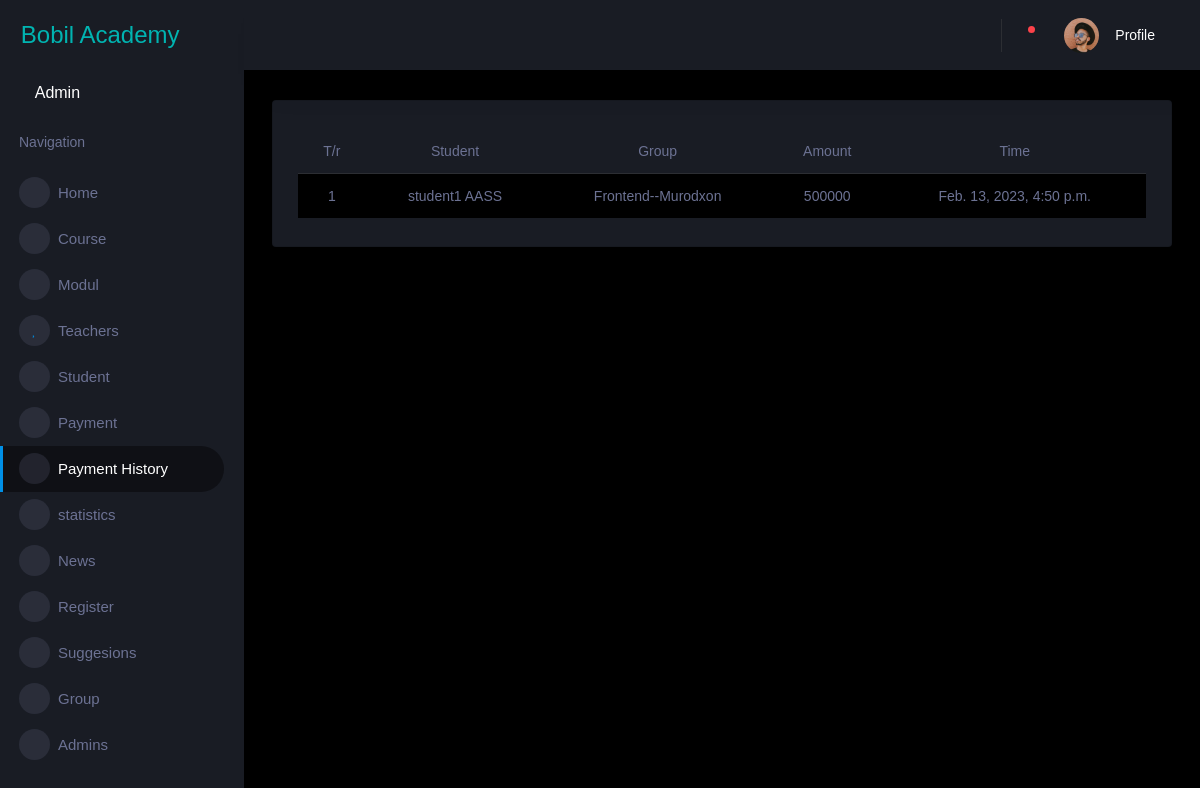
The page /dashboard/payment_history/ (signed in) on the database its author committed.
### teaching/models.py (models this page shows, shortened)
class Payment(models.Model):
    student = models.ForeignKey(
        Student, on_delete=models.SET_NULL, blank=True, null=True)
    group = models.ForeignKey(
        Group, on_delete=models.SET_NULL, blank=True, null=True)
    amount = models.PositiveIntegerField()
    time = models.DateTimeField(auto_now_add=True)
    payment = PaymentManager()
    objects = models.Manager()

class Group(models.Model):
    slug = models.SlugField(unique=True,blank=True)
    name = models.CharField(max_length=150, blank=True, null=True)
    teacher = models.ForeignKey(
        Teacher, on_delete=models.CASCADE, blank=True, null=True)
    students = models.ManyToManyField(Student)
    image = models.ImageField(upload_to="Groups", blank=True, null=True)
    cost = models.IntegerField(default=0,blank=True)
    data_created = models.DateField(auto_now_add=True)
    def __str__(self):
        return f"{self.name}--{self.teacher.user.first_name}"

### user/models.py (models this page shows, shortened)
class Student(models.Model):
    user = models.OneToOneField(CustomUser, on_delete=models.CASCADE)
    bio = models.CharField(max_length=250, default='Bio')
    image = models.ImageField(
        upload_to='Student_images', blank=True, null=True)
    free_months = models.CharField(max_length=10, blank=True, choices=MONTHS, default="NO")
    blocked = models.BooleanField(default=False)
    student = StudentManager()
    objects = models.Manager()
    def __str__(self):
        return f'{self.user.username} {self.user.last_name}'

class CustomUser(AbstractUser):
    TEACHER = 'Teacher'
    STUDENT = 'Student'
    ADMIN = "Admin"
    USER_TYPE = [
        (TEACHER, 'Teacher'),
        (STUDENT, 'Student'),
        (ADMIN, 'Admin'),
    ]
    first_name = models.CharField(max_length=200)
    last_name = models.CharField(max_length=200)
    phone = models.CharField(max_length=13, unique=True, null=True)
    date_joined = models.DateTimeField(auto_now_add=True)
    user_type = models.CharField(
        max_length=7, choices=USER_TYPE, default=STUDENT)
    username_validator = UnicodeUsernameValidator()
    username = models.CharField(
        'username',
        max_length=150,
        unique=True,
        null=True,
        help_text='Required. 150 characters or fewer. Letters, digits and @/./+/-/_ only.',
        validators=[username_validator],
        error_messages={
            'unique': "A user with that username already exists.",
        },
    )
    def __str__(self):
        return f"{self.first_name}" or f"{self.username} this is admin"

class Teacher(models.Model):
    user = models.OneToOneField(CustomUser, on_delete=models.CASCADE)
    bio = models.CharField(max_length=250, blank=True, default='Bio')
    image = models.ImageField(
        upload_to='Teacher_images', blank=True, null=True)
    specialization = models.CharField(
        max_length=100, blank=True, default='Jamoa Azosi')
    teacher = TeacherManager()
    objects = models.Manager()

### eduspace/decorators.py (the view)
    def wrapper(request, *args, **kwargs):
        if request.user.is_authenticated:
            if request.user.is_staff or request.user.user_type == 'Admin':
                return(function(request, *args, **kwargs))
            else:
                return redirect('404')
        else:
            return redirect('404')

### eduspace/contex_processor.py (called while the page is built)
def contactRenderer(request):
    context={
        'contact':Contact.objects.all().first()
    }
    return context

### eduspace/views.py (called while the page is built)
@adminonly
def payment_history(request):
    payments = Payment.objects.all()
    context = {
        'payments':payments
    }
    return render(request, 'dashboard/payment_history.html',context=context)

### templates/dashboard/payment_history.html (shortened to what this page needs)
{% extends 'dashboard/dashboard.html' %}
{% load static %}
{% block nav %}
<li class="nav-item menu-items " >
  <a class="nav-link" href="{% url 'dashboard' %}">
    <span class="menu-icon">
      <i class="mdi mdi-airplay"></i>
    </span>
    <span class="menu-title">Home</span>
  </a>
</li>
 <li class="nav-item menu-items" >
  <a class="nav-link" href="{% url 'course' %}">
    <span class="menu-icon">
      <i class="mdi mdi-book"></i>
    </span>
    <span class="menu-title">Course</span>
  </a>
</li>
 <li class="nav-item menu-items" >
  <a class="nav-link" href="{% url 'modul' %}">
    <span class="menu-icon">
      <i class="mdi mdi-book"></i>
    </span>
    <span class="menu-title">Modul</span>
  </a>
</li>
<li class="nav-item menu-items" >
  <a class="nav-link" href="{% url 'teacher' %}">
    <span class="menu-icon">
      <i class="mdi mdi-account"></i>
    </span>
    <span class="menu-title">Teachers</span>
  </a>
</li>
<li class="nav-item menu-items" >
  <a class="nav-link" href="{% url 'student' %}">
    <span class="menu-icon">
      <i class="mdi mdi-account-multiple-outline"></i>
    </span>
    <span class="menu-title">Student</span>
  </a>
</li>
<li class="nav-item menu-items" >
  <a class="nav-link" href="{% url 'payment' %}">
    <span class="menu-icon">
      <i class="mdi mdi-currency-usd"></i>
    </span>
    <span class="menu-title">Payment</span>
  </a>
</li>
<li class="nav-item menu-items active" >
  <a class="nav-link" href="{% url 'payment_history' %}">
    <span class="menu-icon">
      <i class="mdi mdi-currency-usd"></i>
    </span>
    <span class="menu-title">Payment History</span>
  </a>
</li>
<li class="nav-item menu-items" >
  <a class="nav-link" href="{% url 'statistics' %}">
    <span class="menu-icon">
      <i class="mdi mdi-contacts"></i>
    </span>
    <span class="menu-title">statistics</span>
  </a>
</li>
<li class="nav-item menu-items" >
  <a class="nav-link" href="{% url 'news' %}">
    <span class="menu-icon">
      <i class="mdi mdi-message"></i>
    </span>
    <span class="menu-title">News</span>
  </a>
</li>
<li class="nav-item menu-items " >
  <a class="nav-link" href="{% url 'register' %}">
    <span class="menu-icon">
      <i class="mdi mdi-message"></i>
    </span>
    <span class="menu-title">Register</span>
  </a>
</li>
<li class="nav-item menu-items">
  <a class="nav-link" href="{% url 'sugessions' %}">
      <span class="menu-icon">
          <i class="mdi mdi-message"></i>
      </span>
      <span class="menu-title">Suggesions</span>
  </a>
</li>
<li class="nav-item menu-items" >
  <a class="nav-link" href="{% url 'group' %}">
    <span class="menu-icon">
      <i class="mdi mdi-message"></i>
    </span>
    <span class="menu-title">Group</span>
  </a>
</li>
{% if request.user.is_staff %}
<li class="nav-item menu-items">
    <a class="nav-link" href="{% url 'admins' %}">
        <span class="menu-icon">
            <i class="mdi mdi-message"></i>
        </span>
        <span class="menu-title">Admins</span>
    </a>
</li>
{% endif %}
{% endblock %}
{% block content %}
  <div class="row">
      <div class="col-lg-12 grid-margin stretch-card">
      <div class="card">
        <div class="card-body">
          <div class="table-responsive">
            <table class="table table-striped" style="text-align: center;">
              <thead>
                <tr>
                  <th> T/r </th>
                  <th> Student </th>
                  <th> Group </th>
                  <th> Amount </th>
                  <th> Time </th>
                </tr>
              </thead>
              <tbody>
                {% for payment in payments %}
                    <td>{{ forloop.counter }}</td>
                    <td> {{ payment.student }} </td>
                    <td> {{ payment.group }} </td>
                    <td> {{ payment.amount }} </td>
                    <td> {{ payment.time }} </td>
                {% endfor %}
              </tbody>
            </table>
          </div>
        </div>
      </div>
    </div>
</div>
{% endblock %}

### rows shown on the page
Payment: student "student1 AASS", group "Frontend--Murodxon", amount "500000", time "Feb. 13, 2023, 4:50 p.m."
